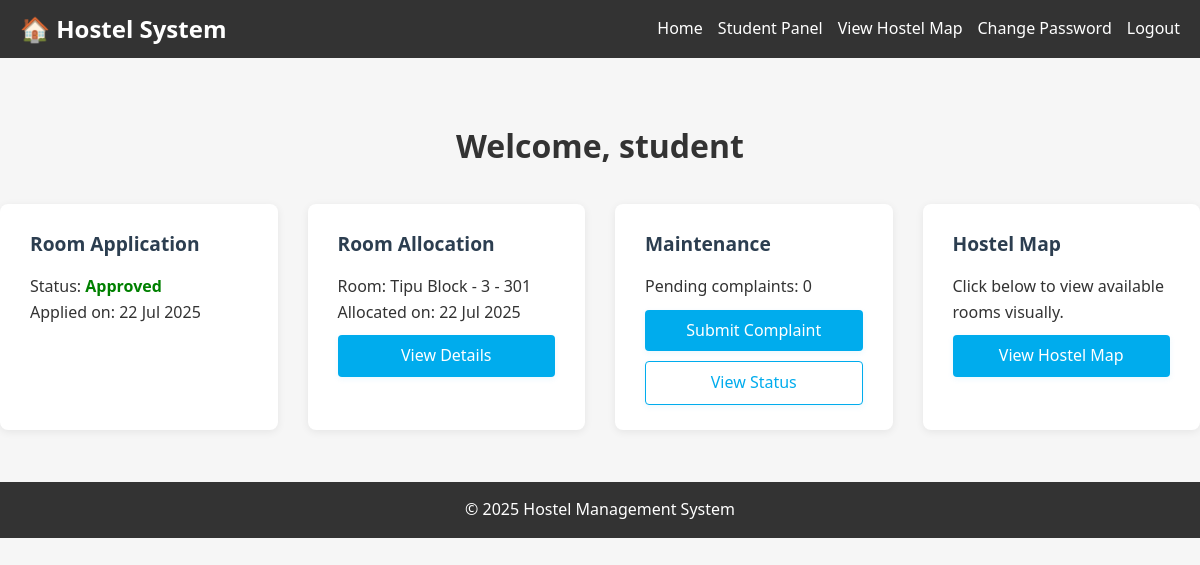
Screenshot of /Hostel-Management/student/dashboard.php (signed in) with the database file from the repository.
### tables this page shows
CREATE TABLE IF NOT EXISTS `applications` (
  `application_id` int NOT NULL AUTO_INCREMENT,
  `student_id` int NOT NULL,
  `apply_date` timestamp NULL DEFAULT CURRENT_TIMESTAMP,
  `status` enum('pending','approved','rejected') DEFAULT 'pending',
  PRIMARY KEY (`application_id`),
  KEY `student_id` (`student_id`)
);

CREATE TABLE IF NOT EXISTS `allocations` (
  `allocation_id` int NOT NULL AUTO_INCREMENT,
  `student_id` int NOT NULL,
  `room_id` int NOT NULL,
  `allocate_date` timestamp NULL DEFAULT CURRENT_TIMESTAMP,
  `end_date` date DEFAULT NULL,
  `status` enum('active','completed') DEFAULT 'active',
  PRIMARY KEY (`allocation_id`),
  KEY `student_id` (`student_id`),
  KEY `room_id` (`room_id`)
);

CREATE TABLE IF NOT EXISTS `buildings` (
  `building_id` int NOT NULL AUTO_INCREMENT,
  `building_name` varchar(100) NOT NULL,
  PRIMARY KEY (`building_id`)
);

CREATE TABLE IF NOT EXISTS `floors` (
  `floor_id` int NOT NULL AUTO_INCREMENT,
  `building_id` int NOT NULL,
  `floor_number` int NOT NULL,
  PRIMARY KEY (`floor_id`),
  KEY `building_id` (`building_id`)
);

CREATE TABLE IF NOT EXISTS `rooms` (
  `room_id` int NOT NULL AUTO_INCREMENT,
  `floor_id` int NOT NULL,
  `room_number` varchar(20) NOT NULL,
  `capacity` int DEFAULT '1',
  `status` enum('available','occupied') DEFAULT 'available',
  `occupied` int DEFAULT '0',
  PRIMARY KEY (`room_id`),
  KEY `floor_id` (`floor_id`)
);

### Hostel-Management/student/dashboard.php (the view, shortened to what this page needs)
<?php
include '../includes/config.php';
$student_id = $_SESSION['user_id'];
$stmt = $pdo->prepare("SELECT * FROM applications WHERE student_id = ?");
$stmt->execute([$student_id]);
$application = $stmt->fetch();
$stmt = $pdo->prepare("
    SELECT a.*, r.room_number, f.floor_number, b.building_name
    FROM allocations a
    JOIN rooms r ON a.room_id = r.room_id
    JOIN floors f ON r.floor_id = f.floor_id
    JOIN buildings b ON f.building_id = b.building_id
    WHERE a.student_id = ? AND a.status = 'active'
");
$stmt->execute([$student_id]);
$allocation = $stmt->fetch();
$stmt = $pdo->prepare("SELECT COUNT(*) FROM complaints WHERE student_id = ? AND status = 'pending'");
$stmt->execute([$student_id]);
$pending_complaints = $stmt->fetchColumn();
?>
<?php include '../includes/header.php'; ?>
<div class="student-dashboard">
    <h2>Welcome, <?php echo $_SESSION['username']; ?></h2>
    <div class="dashboard-cards">
        <div class="card">
            <h3>Room Application</h3>
            <?php if ($application): ?>
                <p>Status: <span class="status-<?php echo $application['status']; ?>">
                    <?php echo ucfirst($application['status']); ?>
                </span></p>
                <p>Applied on: <?php echo date('d M Y', strtotime($application['apply_date'])); ?></p>
            <?php else: ?>
                <p>You haven't applied for a room yet.</p>
                <a href="apply.php" class="btn">Apply Now</a>
            <?php endif; ?>
        </div>
        <div class="card">
            <h3>Room Allocation</h3>
            <?php if ($allocation): ?>
                <p>Room: <?php echo $allocation['building_name'] . ' - ' . $allocation['floor_number'] . ' - ' . $allocation['room_number']; ?></p>
                <p>Allocated on: <?php echo date('d M Y', strtotime($allocation['allocate_date'])); ?></p>
                <a href="room.php" class="btn">View Details</a>
            <?php else: ?>
                <p>You don't have an allocated room yet.</p>
            <?php endif; ?>
        </div>
        <div class="card">
            <h3>Maintenance</h3>
            <p>Pending complaints: <?php echo $pending_complaints; ?></p>
            <a href="complaint.php" class="btn">Submit Complaint</a>
            <a href="status.php" class="btn btn-outline">View Status</a>
        </div>
        <div class="card">
            <h3>Hostel Map</h3>
            <p>Click below to view available rooms visually.</p>
            <a href="../map.php" class="btn">View Hostel Map</a>
        </div>
    </div>
</div>
<?php include '../includes/footer.php'; ?>

### Hostel-Management/assets/style.css (style rules this page uses)
:root { --primary-color: #3498db; --secondary-color: #2ecc71; --danger-color: #e74c3c; --warning-color: #f39c12; --dark-color: #2c3e50; --light-color: #ecf0f1; --gray-color: #95a5a6; }
* { margin: 0; padding: 0; box-sizing: border-box; font-family: 'Segoe UI', Tahoma, Geneva, Verdana, sans-serif; }
body { background-color: #f5f5f5; color: #333; line-height: 1.6; }
a { text-decoration: none; color: var(--primary-color); }
html, body { height: 100%; margin: 0; padding: 0; }
body { min-height: 100vh; display: flex; flex-direction: column; font-family: Arial, sans-serif; background: #f6f6f6; }
.btn { display: inline-block; background-color: var(--primary-color); color: white; padding: 0.5rem 1rem; border-radius: 4px; border: none; cursor: pointer; transition: background-color 0.3s; background: #00aced; color: #fff; border: none; padding: 10px 0; border-radius: 6px; font-size: 1.08em; cursor: pointer; width: 100%; transition: background 0.2s, box-shadow 0.2s; box-shadow: 0 2px 6px rgba(0,172,237,0.08); margin-top: 8px; font-weight: 500; min-width: 160px; text-align: center; }
.btn-outline { background-color: transparent; border: 1px solid var(--primary-color); color: var(--primary-color); }
.student-dashboard, .admin-dashboard { padding: 2rem 0; }
.dashboard-cards { display: grid; grid-template-columns: repeat(auto-fit, minmax(300px, 1fr)); gap: 1.5rem; margin-top: 2rem; }
.card { width: 100%; max-width: 900px; margin: 0 auto; background: #f7fafc; border-radius: 10px; box-shadow: 0 2px 8px rgba(0,0,0,0.04); padding: 18px 16px; margin-bottom: 0; display: flex; flex-direction: column; align-items: stretch; }
.card h3 { margin-bottom: 1rem; color: var(--dark-color); text-align: center; margin-bottom: 10px; }
.status-approved { color: var(--secondary-color); font-weight: bold; }
h2, h3 { text-align: center; margin-bottom: 24px; }

### Hostel-Management/includes/header.php (style rules this page uses)
html, body { height: 100%; margin: 0; padding: 0; }
body { min-height: 100vh; display: flex; flex-direction: column; font-family: Arial, sans-serif; background: #f6f6f6; }
.student-dashboard h2 { margin-top: 0; margin-bottom: 30px; font-size: 2em; text-align: center; }
.dashboard-cards { display: flex; flex-wrap: wrap; gap: 30px; justify-content: center; }
.card { background: #fff; border-radius: 8px; box-shadow: 0 2px 8px rgba(0,0,0,0.07); padding: 25px 30px; min-width: 260px; max-width: 300px; flex: 1 1 260px; display: flex; flex-direction: column; align-items: flex-start; margin-bottom: 20px; }
.card h3 { margin-top: 0; margin-bottom: 15px; font-size: 1.2em; }
.btn { background: #00aced; color: #fff; border: none; padding: 8px 18px; border-radius: 4px; margin-top: 10px; text-decoration: none; font-size: 1em; cursor: pointer; transition: background 0.2s; }
.btn-outline { background: #fff; color: #00aced; border: 1px solid #00aced; }
.status-approved { color: green; }

### rows the page displays
applications: status "Approved", apply_date "22 Jul 2025"
allocations: buildings.building_name "Tipu Block", floors.floor_number "3", room.room_number "301", allocate_date "22 Jul 2025"

### other values shown
$_SESSION['username'] "student"
$pending_complaints "0"
